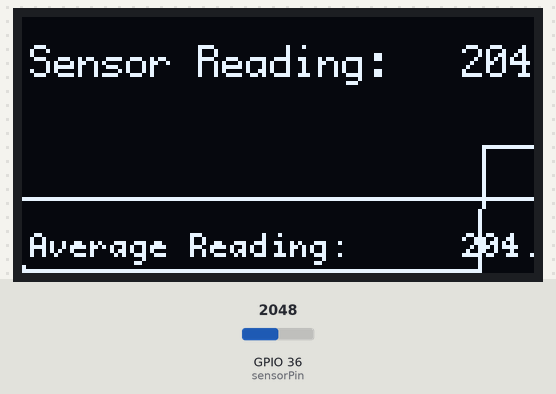
This sketch was run on a simulated ESP32. Parts: 128×64 one-colour display. Inputs (shaded band) come from the test bench; at power-on: GPIO 36 (sensorPin) = 2048.

Above: at 1.2 s.
1.3 s: GPIO 36 (sensorPin) set to 2866
At 1.5 s:
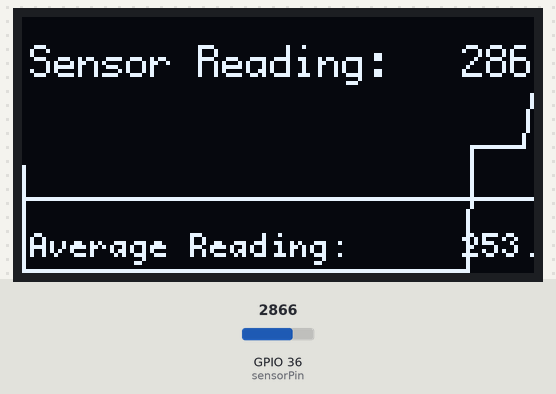
2.9 s: GPIO 36 (sensorPin) set to 3603
At 3.01 s:
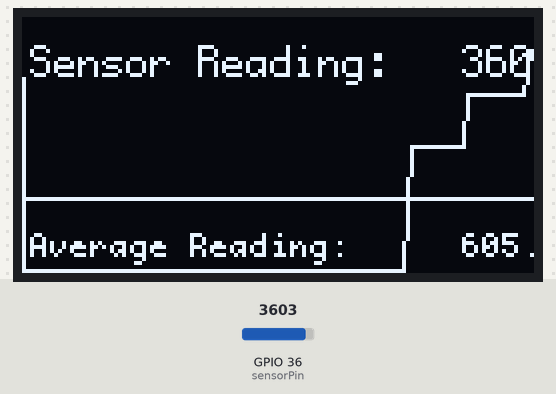
4.4 s: GPIO 36 (sensorPin) set to 4095
At 4.51 s:
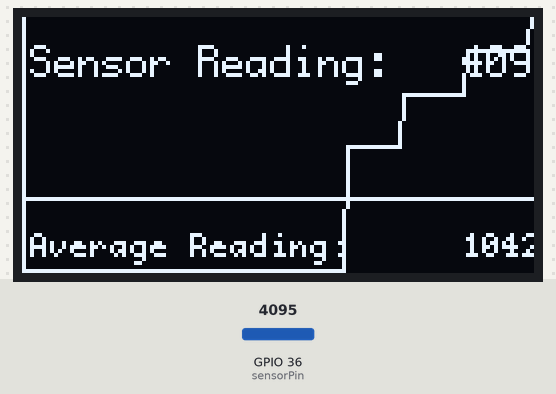

The sketch:

OLED_ECG.ino
```cpp
#include <U8g2lib.h>
#include <Wire.h>

U8G2_SSD1306_128X64_NONAME_F_HW_I2C u8g2(U8G2_R0);

const int sensorPin = 36;
const int numReadings = 100;
int readings[numReadings];
int currentIndex = 0;
int total = 0;

void setup() {
  Serial.begin(115200);
  u8g2.begin();
  u8g2.setFont(u8g2_font_profont12_tf);

  for (int i = 0; i < numReadings; i++) {
    readings[i] = 0;
  }
}

void loop() {
  int sensorValue = analogRead(sensorPin);

  total = total - readings[currentIndex];
  readings[currentIndex] = sensorValue;
  total = total + readings[currentIndex];
  currentIndex = (currentIndex + 1) % numReadings;

  float average = total / numReadings;

  u8g2.firstPage();
  do {
    u8g2.clearBuffer();

    u8g2.setFont(u8g2_font_profont12_tf);
    u8g2.setCursor(2, 15);
    u8g2.print("Sensor Reading: ");
    u8g2.setCursor(110, 15);
    u8g2.print(sensorValue);

    u8g2.setFont(u8g2_font_profont10_mr);
    u8g2.setCursor(2, 60);
    u8g2.print("Average Reading: ");
    u8g2.setCursor(110, 60);
    u8g2.print(average);


    u8g2.drawLine(0, 45, 127, 45); // Draw a horizontal line

    // Plot the sensor readings as a graph
    int xPos = 0;
    int yPos = 63 - map(sensorValue, 2000, 4095, 0, 63);
    for (int i = 0; i < numReadings - 1; i++) {
      int x = map(i, 0, numReadings - 2, 0, 127);
      int y = 63 - map(readings[(currentIndex + i + 1) % numReadings], 0, 4095, 0, 63);
      u8g2.drawLine(xPos, yPos, x, y);
      xPos = x;
      yPos = y;
    }

  } while (u8g2.nextPage());

  delay(100);
}
```
